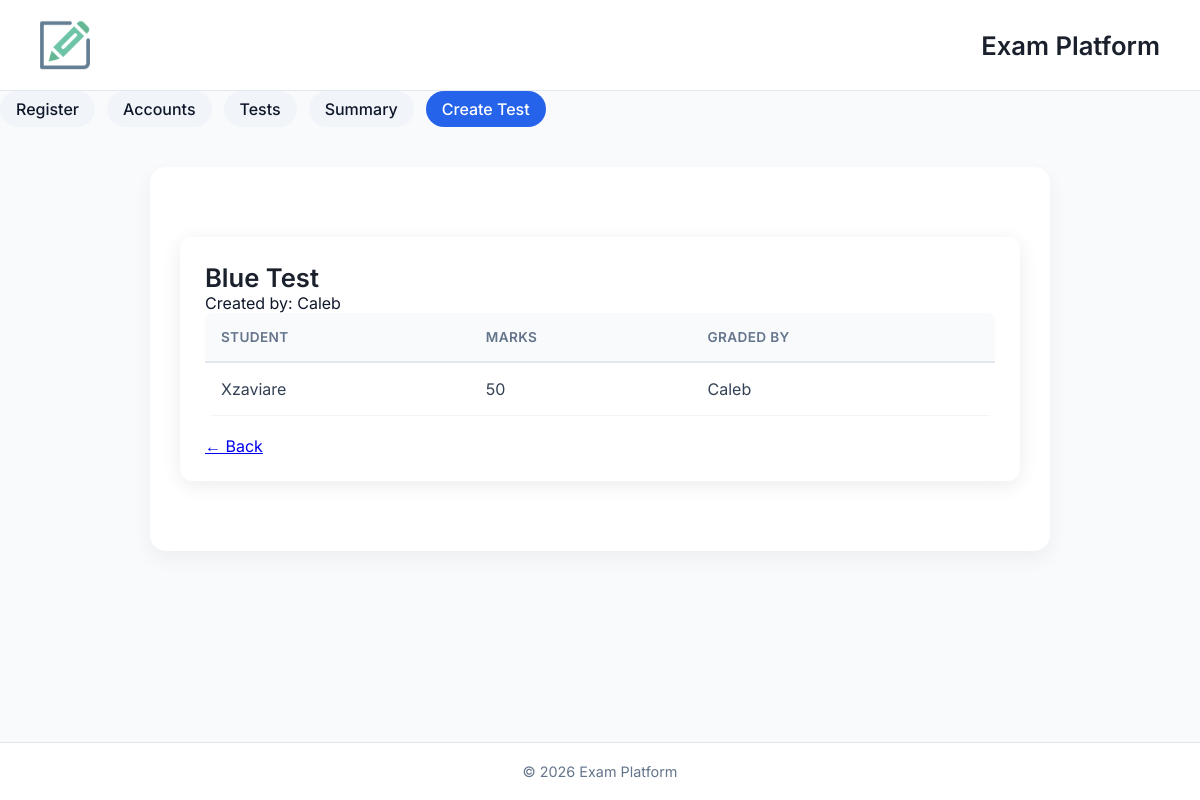
The page /test/1/summary on the database as committed earlier.
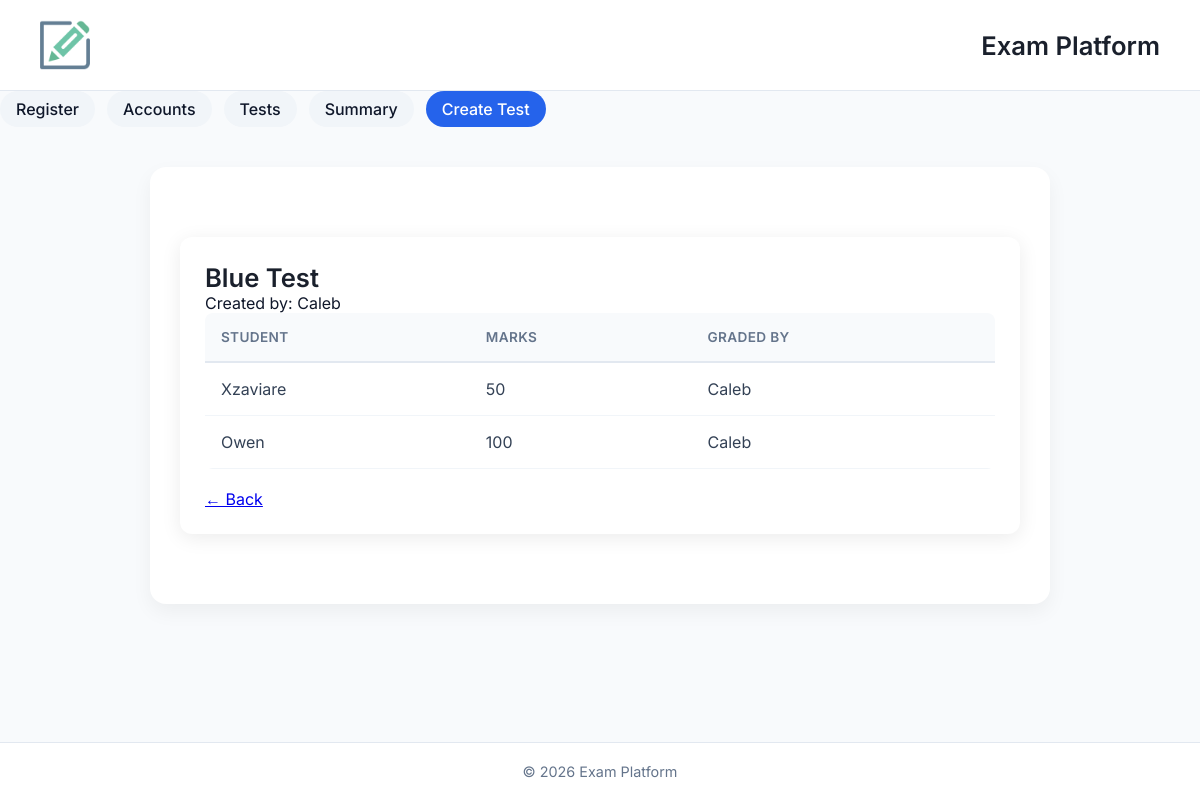
The same page on the database as committed later.
### app/models/submission.py (models this page shows)
class Submission(db.Model):
    __tablename__ = "submissions"
    id = db.Column(db.Integer, primary_key=True)
    test_id = db.Column(db.Integer, db.ForeignKey("tests.id"))
    student_id = db.Column(db.Integer, db.ForeignKey("users.id"))
    marks = db.Column(db.Integer)
    graded_by = db.Column(db.Integer, db.ForeignKey("users.id"))
    submitted_at = db.Column(db.DateTime, default=db.func.current_timestamp())
    is_late = db.Column(db.Boolean, default=False)
    test = db.relationship("Test", back_populates="submissions")
    student = db.relationship("User", back_populates="submissions", foreign_keys=[student_id])
    grader = db.relationship("User", back_populates="graded_submissions", foreign_keys=[graded_by])
    answers = db.relationship("Answer", back_populates="submission", lazy=True)

### app/models/user.py (models this page shows)
class User(db.Model):
    __tablename__ = "users"
    id = db.Column(db.Integer, primary_key=True)
    name = db.Column(db.String(100))
    email = db.Column(db.String(100))
    role = db.Column(db.Enum("student", "teacher"))
    created_at = db.Column(db.DateTime, default=db.func.current_timestamp())
    submissions = db.relationship(
        "Submission",
        back_populates="student",
        foreign_keys="Submission.student_id"
    )
    graded_submissions = db.relationship(
        "Submission",
        back_populates="grader",
        foreign_keys="Submission.graded_by"
    )
    tests_created = db.relationship("Test", back_populates="teacher")

### app/routes/routes.py (the view)
@bp.route("/test/<int:test_id>/summary")
def test_summary(test_id):
    test = Test.query.get_or_404(test_id)
    submissions = Submission.query.filter_by(test_id=test.id).all()
    return render_template("test_summary.html", test=test, submissions=submissions)

### app/templates/test_summary.html (shortened to what this page needs)
{% extends "base.html" %}
{% block content %}
<div class="summary-card">
    <h1>{{ test.title }}</h1>
    <p>Created by: {{ test.teacher.name if test.teacher else "N/A" }}</p>
    <table>
        <thead>
            <tr>
                <th>Student</th>
                <th>Marks</th>
                <th>Graded By</th>
            </tr>
        </thead>
        <tbody>
            {% for submission in submissions %}
            <tr>
                <td>{{ submission.student.name if submission.student else "N/A" }}</td>
                <td>
                    {% if submission.marks is not none %}
                        {{ submission.marks }}
                    {% else %}
                        Not graded
                    {% endif %}
                </td>
                <td>
                    {% if submission.grader %}
                        {{ submission.grader.name if submission.grader else "Unknown" }}
                    {% else %}
                        —
                    {% endif %}
                </td>
            </tr>
            {% endfor %}
        </tbody>
    </table>
    <br>
    <a href="/tests/summary">← Back</a>
</div>
{% endblock %}

Rows that differ between the two databases and show on the page:
added Submission: student "Owen", marks "100", grader "Caleb"
